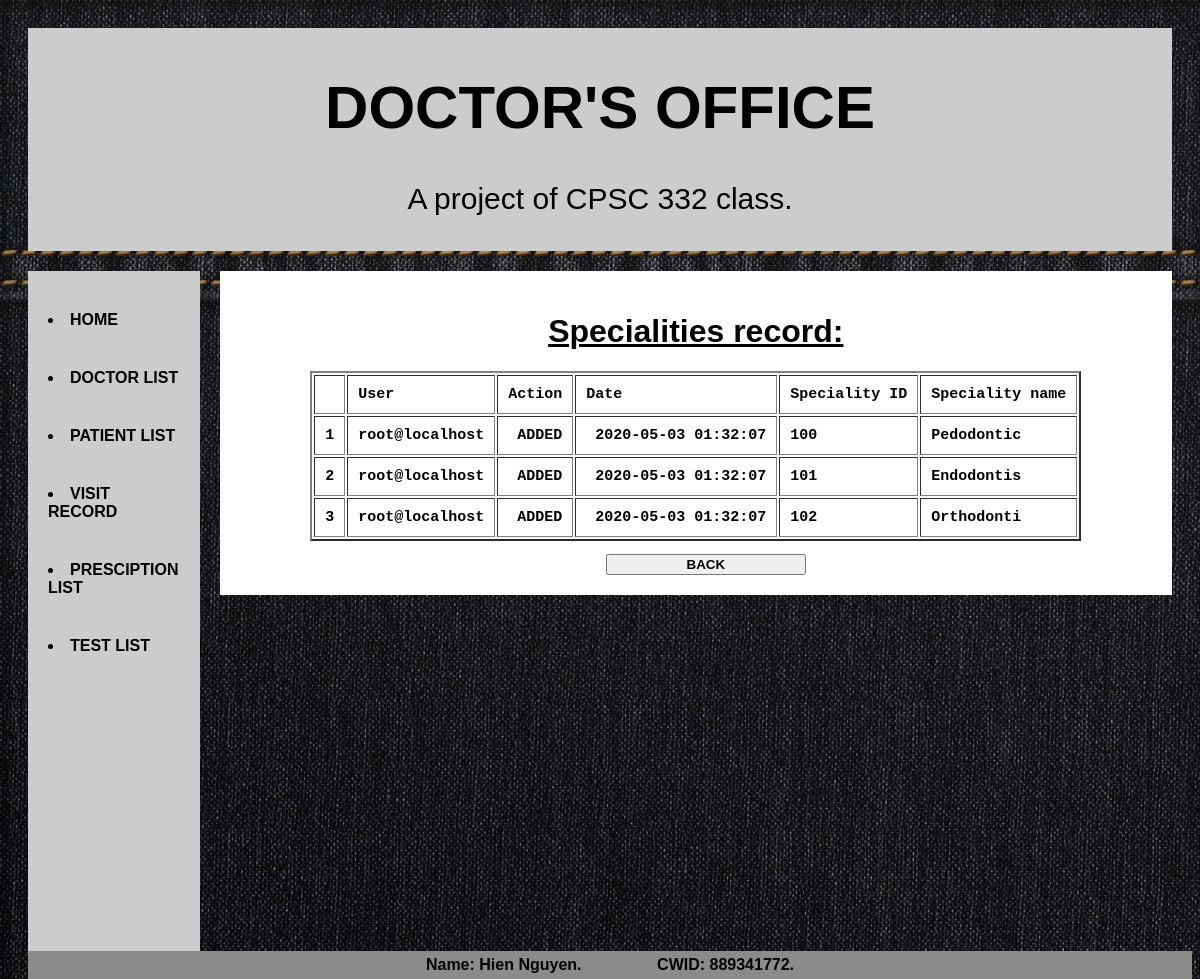
Screenshot of /Hien_Nguyen_CPSC_332_Project/specialityrecord.php with the database file from the repository.
### tables this page shows
CREATE TABLE `specialityrecord` (
  `userID` varchar(50) DEFAULT NULL,
  `dAction` varchar(10) DEFAULT NULL,
  `datemodified` datetime DEFAULT NULL,
  `specialityID` varchar(10) DEFAULT NULL,
  `specialityname` varchar(10) DEFAULT NULL
);

### Hien_Nguyen_CPSC_332_Project/specialityrecord.php (the view, shortened to what this page needs)
<?php include("header.php"); ?>
<center>
    <h1><u>Specialities record:</u></h1>
    <?php
    $sql = "SELECT userID, daction, datemodified AS dm, specialityID AS pID,
                    specialityname AS sname
                    FROM specialityrecord;";
    $num = 0;
    $result = mysqli_query($conn, $sql);
    print "<pre>";
    print "<table border=2>";
    print "<tr><td></td><td>User</td><td>Action</td><td>Date</td><td>Speciality ID</td><td>Speciality name</td>";
    while ($row = mysqli_fetch_array($result, MYSQLI_BOTH)) {
        $num = $num + 1;
        print "<tr><td>$num</td><td>$row[userID]</td><td> $row[daction]</td><td> $row[dm]</td>
                        <td>$row[pID]</td><td>$row[sname]</td></tr>";
    }
    print "</table>";
    print "</pre>";
    ?>
    <input type="button" style="font-weight: bold; width: 200px; margin-left: 20px;" value="BACK" onclick="location.href='doctorspecialities.php'">
</center>
<?php include("footer.php"); ?>

### Hien_Nguyen_CPSC_332_Project/styles.css (style rules this page uses)
* { box-sizing: border-box; }
body { font-family: Arial; padding: 20px; background-image: url("img/bg.jpg"); }
td { padding: 10px; font-weight: bold; font-size: 15px; }

### rows the page displays
specialityrecord: userID "root@localhost", dAction "ADDED", datemodified "2020-05-03 01:32:07", specialityID "100", specialityname "Pedodontic"
specialityrecord: userID "root@localhost", dAction "ADDED", datemodified "2020-05-03 01:32:07", specialityID "101", specialityname "Endodontis"
specialityrecord: userID "root@localhost", dAction "ADDED", datemodified "2020-05-03 01:32:07", specialityID "102", specialityname "Orthodonti"
